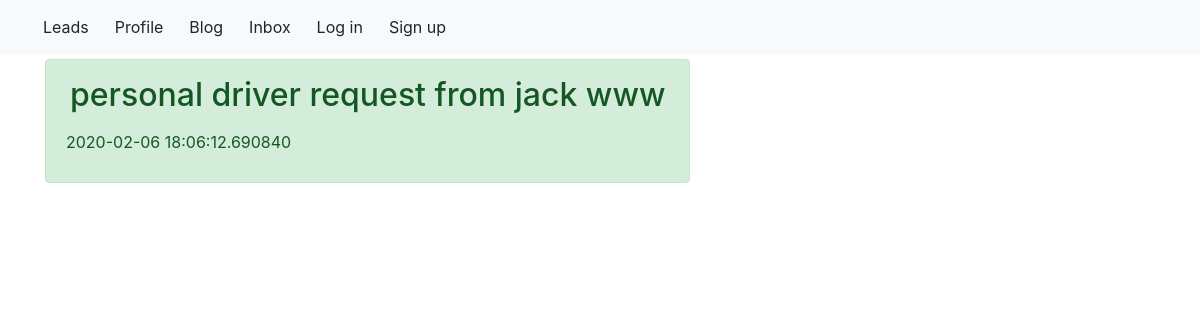
/lead/21, run on the app's committed database.
### app/models.py (models this page shows, shortened)
class ServiceRequest(db.Model, UserMixin):
	id = db.Column(db.Integer, primary_key=True)
	service = db.Column(db.String(), nullable=False)
	add_info = db.Column(db.String())
	first_name = db.Column(db.String(), nullable=False)
	last_name = db.Column(db.String(), nullable=False)
	email = db.Column(db.String(), nullable=False)
	phone = db.Column(db.String(), nullable=False)
	creation_time = db.Column(db.DateTime, nullable=False, default=datetime.utcnow)

### app/routes.py (the view)
@app.route('/lead/<int:lead_id>', methods=['GET', 'PUT'])
def lead(lead_id):
    lead = ServiceRequest.query.get_or_404(lead_id)
    return render_template('lead.html', lead=lead)

### app/templates/lead.html (shortened to what this page needs)
{% extends 'base.html' %}
{% block body %}
    <div class="container" style="padding-top:5px;">
        <div class="row">
            <div class="alert alert-success">
                <h2 class="m-1">{{ lead.service }} request from {{ lead.first_name }} {{ lead.last_name }}</h2>
                <span><p>{{ lead.creation_time }}</p></span>
            </div>
        </div>
    </div>
{% endblock body %}

### data on the page
ServiceRequest: service "personal driver", first_name "jack", last_name "www", creation_time "2020-02-06 18:06:12.690840"
